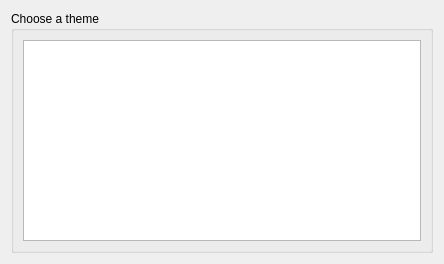
<?xml version="1.0" encoding="UTF-8"?>
<ui version="4.0">
 <class>ThemeOptions</class>
 <widget class="QWidget" name="ThemeOptions">
  <property name="geometry">
   <rect>
    <x>0</x>
    <y>0</y>
    <width>444</width>
    <height>264</height>
   </rect>
  </property>
  <layout class="QGridLayout" name="gridLayout">
   <item row="0" column="0">
    <widget class="QGroupBox" name="ThemeActionGroup">
     <property name="title">
      <string>Choose a theme</string>
     </property>
     <layout class="QGridLayout" name="gridLayout_2">
      <item row="0" column="0">
       <widget class="QListWidget" name="kcfg_Theme"/>
      </item>
     </layout>
    </widget>
   </item>
  </layout>
 </widget>
 <resources/>
 <connections/>
</ui>
